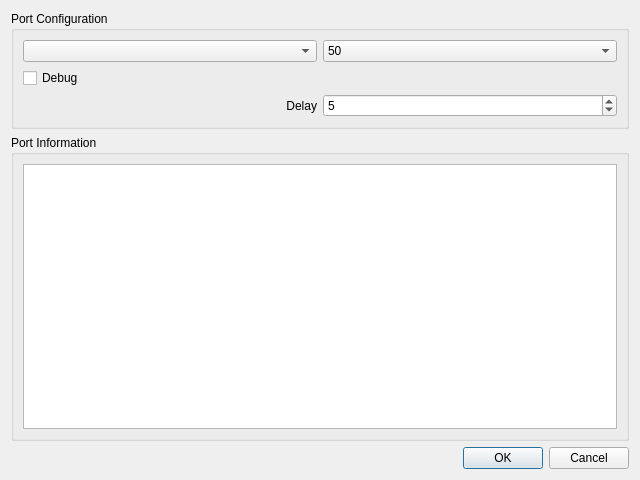
<?xml version="1.0" encoding="UTF-8"?>
<ui version="4.0">
 <class>SerialEmulatorConfigure</class>
 <widget class="QDialog" name="SerialEmulatorConfigure">
  <property name="geometry">
   <rect>
    <x>0</x>
    <y>0</y>
    <width>640</width>
    <height>480</height>
   </rect>
  </property>
  <property name="windowTitle">
   <string>Dialog</string>
  </property>
  <layout class="QVBoxLayout" name="verticalLayout">
   <item>
    <widget class="QGroupBox" name="groupBox">
     <property name="title">
      <string>Port Configuration</string>
     </property>
     <layout class="QGridLayout" name="gridLayout">
      <item row="0" column="0">
       <widget class="QComboBox" name="m_portComboBox"/>
      </item>
      <item row="0" column="2">
       <widget class="QComboBox" name="m_baudComboBox">
        <item>
         <property name="text">
          <string>50</string>
         </property>
        </item>
        <item>
         <property name="text">
          <string>75</string>
         </property>
        </item>
        <item>
         <property name="text">
          <string>110</string>
         </property>
        </item>
        <item>
         <property name="text">
          <string>134</string>
         </property>
        </item>
        <item>
         <property name="text">
          <string>150</string>
         </property>
        </item>
        <item>
         <property name="text">
          <string>200</string>
         </property>
        </item>
        <item>
         <property name="text">
          <string>300</string>
         </property>
        </item>
        <item>
         <property name="text">
          <string>600</string>
         </property>
        </item>
        <item>
         <property name="text">
          <string>1200</string>
         </property>
        </item>
        <item>
         <property name="text">
          <string>1800</string>
         </property>
        </item>
        <item>
         <property name="text">
          <string>2400</string>
         </property>
        </item>
        <item>
         <property name="text">
          <string>4800</string>
         </property>
        </item>
        <item>
         <property name="text">
          <string>9600</string>
         </property>
        </item>
        <item>
         <property name="text">
          <string>14400</string>
         </property>
        </item>
        <item>
         <property name="text">
          <string>19200</string>
         </property>
        </item>
        <item>
         <property name="text">
          <string>38400</string>
         </property>
        </item>
        <item>
         <property name="text">
          <string>56000</string>
         </property>
        </item>
        <item>
         <property name="text">
          <string>57600</string>
         </property>
        </item>
        <item>
         <property name="text">
          <string>76800</string>
         </property>
        </item>
        <item>
         <property name="text">
          <string>115200</string>
         </property>
        </item>
        <item>
         <property name="text">
          <string>128000</string>
         </property>
        </item>
        <item>
         <property name="text">
          <string>256000</string>
         </property>
        </item>
        <item>
         <property name="text">
          <string>500000</string>
         </property>
        </item>
        <item>
         <property name="text">
          <string>1000000</string>
         </property>
        </item>
       </widget>
      </item>
      <item row="1" column="0">
       <widget class="QCheckBox" name="m_debugCheckbox">
        <property name="text">
         <string>Debug</string>
        </property>
       </widget>
      </item>
      <item row="2" column="0">
       <widget class="QLabel" name="label">
        <property name="text">
         <string>Delay</string>
        </property>
        <property name="alignment">
         <set>Qt::AlignRight|Qt::AlignTrailing|Qt::AlignVCenter</set>
        </property>
       </widget>
      </item>
      <item row="2" column="2">
       <widget class="QSpinBox" name="m_delaySpinBox">
        <property name="value">
         <number>5</number>
        </property>
       </widget>
      </item>
     </layout>
    </widget>
   </item>
   <item>
    <widget class="QGroupBox" name="groupBox_2">
     <property name="title">
      <string>Port Information</string>
     </property>
     <layout class="QHBoxLayout" name="horizontalLayout_2">
      <item>
       <widget class="QTextEdit" name="m_textEdit"/>
      </item>
     </layout>
    </widget>
   </item>
   <item>
    <widget class="QDialogButtonBox" name="buttonBox">
     <property name="orientation">
      <enum>Qt::Horizontal</enum>
     </property>
     <property name="standardButtons">
      <set>QDialogButtonBox::Cancel|QDialogButtonBox::Ok</set>
     </property>
    </widget>
   </item>
  </layout>
 </widget>
 <resources/>
 <connections>
  <connection>
   <sender>buttonBox</sender>
   <signal>accepted()</signal>
   <receiver>SerialEmulatorConfigure</receiver>
   <slot>accept()</slot>
   <hints>
    <hint type="sourcelabel">
     <x>248</x>
     <y>254</y>
    </hint>
    <hint type="destinationlabel">
     <x>157</x>
     <y>274</y>
    </hint>
   </hints>
  </connection>
  <connection>
   <sender>buttonBox</sender>
   <signal>rejected()</signal>
   <receiver>SerialEmulatorConfigure</receiver>
   <slot>reject()</slot>
   <hints>
    <hint type="sourcelabel">
     <x>316</x>
     <y>260</y>
    </hint>
    <hint type="destinationlabel">
     <x>286</x>
     <y>274</y>
    </hint>
   </hints>
  </connection>
 </connections>
</ui>
